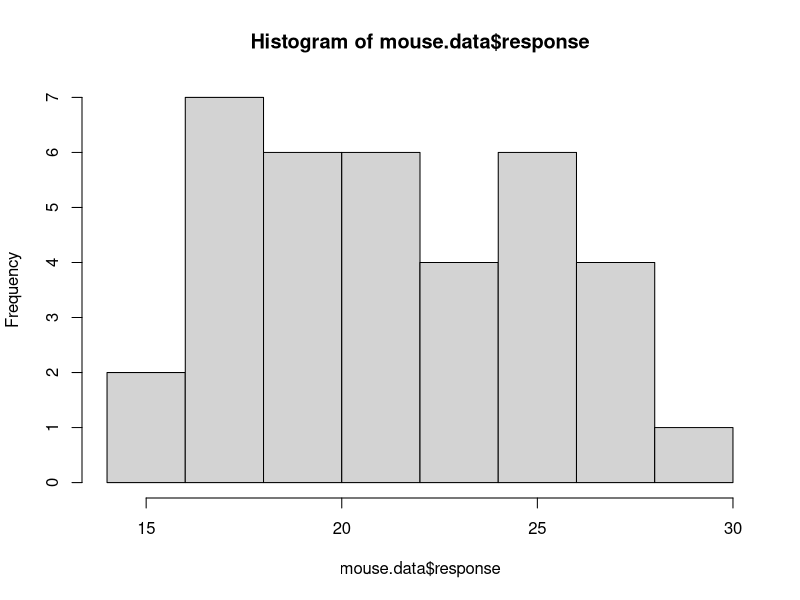
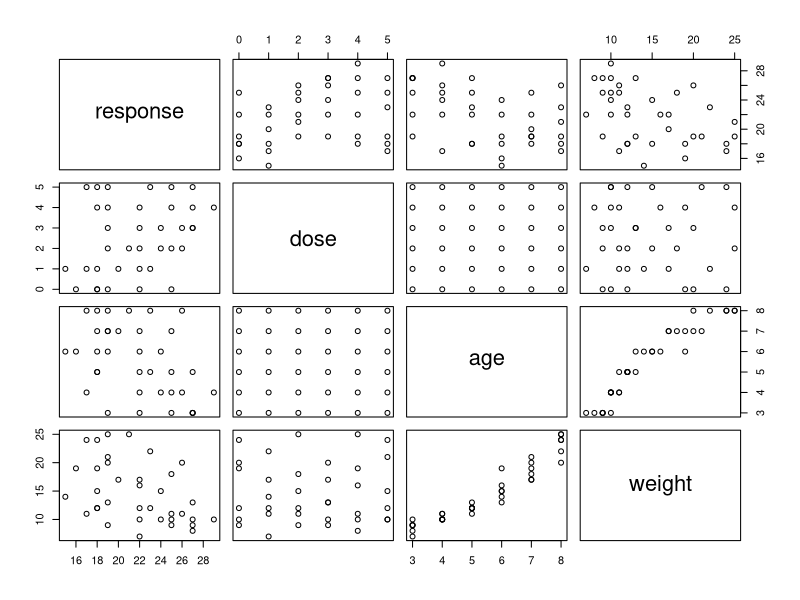

R code for these plots, in order:
## ---- chunk 1
library(tidyverse)
## ---- chunk 2
response =  c(25,22,18,16,19,18,22,17,18,15,20,23,19,26,22,24,25,21,27,24,27, 19,22,26,27,29,25,22,18,19,27,25,23,18,19,17)

weight = c(9,10,12,19,20,24,7,11,12,14,17,22,9,11,12,15,18,25,9,10,13,13,17, 20,8,10,11,16,19,25,10,10,12,15,21,24)

dose=c(rep(0,6), rep(1,6), rep(2,6), rep(3,6), rep(4,6), rep(5,6))
age = rep(3:8, 6)

mouse.data = data.frame(response, dose, age, weight)

head(mouse.data)
## ---- chunk 3
hist(mouse.data$response)
## ---- chunk 4
pairs(mouse.data)
## ---- chunk 5
round(cor(mouse.data), 3)
## ---- chunk 6
lm.3vars= lm(response ~ dose +  age + weight, data= mouse.data)
summary(lm.3vars)
## ---- chunk 7
lm.dose = lm(response ~ dose, data= mouse.data)
summary(lm.dose)
## ---- chunk 8
lm.dose.age = lm(response ~ dose + age, data = mouse.data)
summary(lm.dose.age)
## ---- chunk 9
lm.dose.weight = lm(response ~ dose + weight, data= mouse.data)
summary(lm.dose.weight)
